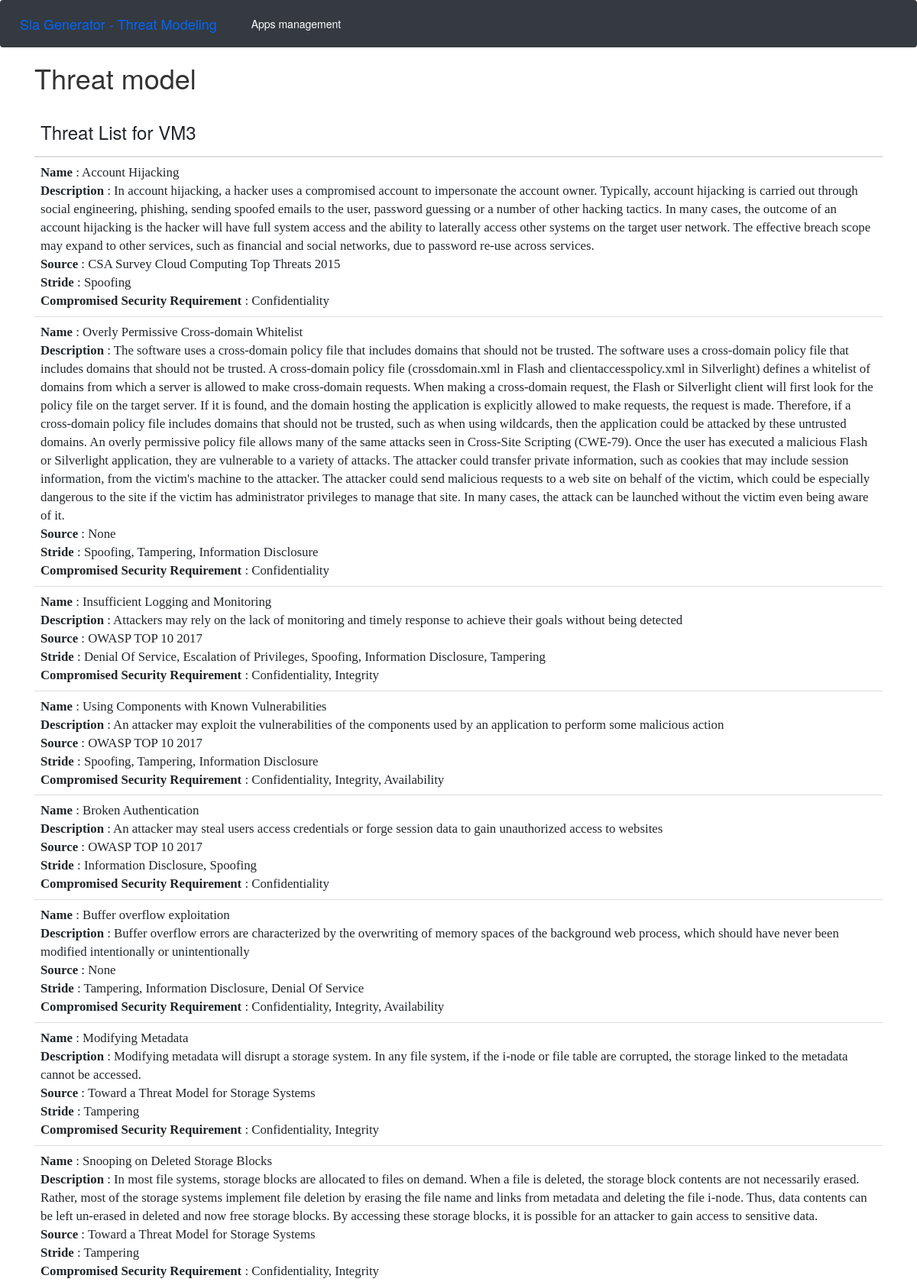
The page /threat_modeling/145/145 (upper part) on the database its author committed.
### SlaGenerator/models.py (models this page shows)
class Asset(models.Model):
    name = models.CharField(max_length=100)
    app = models.ForeignKey(MACM, on_delete=models.CASCADE)

class Threat(models.Model):
    name = models.CharField(max_length=100)
    description = models.CharField(max_length=500, null=True)
    source = models.CharField(max_length=500, null=True)
    owasp_ease_of_discovery = models.IntegerField(null=True)
    owasp_ease_of_exploit = models.IntegerField(null=True)
    owasp_intrusion_detection = models.IntegerField(null=True)
    owasp_awareness = models.IntegerField(null=True)
    owasp_loss_of_confidentiality = models.IntegerField(null=True)
    owasp_loss_of_integrity = models.IntegerField(null=True)
    owasp_loss_of_availability = models.IntegerField(null=True)
    owasp_loss_of_accountability = models.IntegerField(null=True)
    threat_family = models.CharField(max_length=500, null=True)

class Stride(models.Model):
    category = models.CharField(max_length=100)

class CIA(models.Model):
    requirement = models.CharField(max_length=100)

### SlaGenerator/views.py (the view)
# urls.py: path('threat_modeling/<int:appId>/<int:assetId>', views.threat_modeling_per_asset, name='threat_modeling_per_asset'),
def threat_modeling_per_asset(request, appId, assetId):
    threats = []
    asset = Asset.objects.all().filter(id=assetId)[0]
    asset_attribute_value = Asset_Attribute_value.objects.all().filter(asset_id=assetId)
    threats_attribute_values = Threat_Attribute_value.objects.all().filter(
        attribute_value_id=asset_attribute_value[0].attribute_value.id)
    for threat_attribute_value in threats_attribute_values:
        strides_per_threat = []
        affectedRequirements = []
        try:
            for stride in Threat_Stride.objects.all().filter(threat=threat_attribute_value.threat):
                strides_per_threat.append(stride.stride.category)
            for requirement in Threat_CIA.objects.all().filter(threat=threat_attribute_value.threat):
                affectedRequirements.append(requirement.cia.requirement)
        except:
            print("Error in selecting additional info")
        threats.append((threat_attribute_value.threat, strides_per_threat, affectedRequirements))
    return render(request, 'threat_modeling_per_asset.html', {
        'threats': threats,
        'asset': asset}
                  )

### templates/threat_modeling_per_asset.html (shortened to what this page needs)
{% extends 'base.html' %}
{% block content %}
        <h1>Threat model</h1>
        <table class="table">
        <thead>
            <tr>
                <th style="width:50%"><h3>Threat List for {{ asset.name }}</h3></th>
            </tr>
        </thead>
        <tbody>
            {% for threat in threats %}
                <tr>
                    <td style="font-family: 'Times New Roman';font-size: larger">
                    <b>Name</b> :   {{ threat.0.name }}
                    <br>
                    <b>Description</b> : {{ threat.0.description }}
                    <br>
                    <b>Source</b> : {{ threat.0.source }}
                    <br>
                    <b>Stride</b> :{% for stride in threat.1 %} {{ stride }}{% if not forloop.last %},{% endif %}{% endfor %}
                    <br>
                    <b>Compromised Security Requirement</b> : {% for requirement in threat.2 %} {{ requirement }}{% if not forloop.last %},{% endif %}{% endfor %}
                    <br>
                </tr>
            {% endfor %}
        </tbody>
    </table>
        <link rel="stylesheet" href="https://maxcdn.bootstrapcdn.com/bootstrap/3.4.1/css/bootstrap.min.css">
{% endblock %}

### templates/base.html (shortened to what this page needs)
<!doctype html>
<html lang="en">
<head>
    <link rel="stylesheet" href="https://stackpath.bootstrapcdn.com/bootstrap/4.3.1/css/bootstrap.min.css"
>
</head>
<body>
<nav class="navbar navbar-expand-md navbar-dark bg-dark fixed-top">
    <a class="navbar-brand" style="color: #0066FF">Sla Generator - Threat Modeling</a>
    <div class="collapse navbar-collapse" id="navbarsExampleDefault">
        <ul class="navbar-nav mr-auto">
            <li class="nav-item active">
                <a class="nav-link" href="/ ">Apps management<span class="sr-only">(current)</span></a>
            </li>
        </ul>
    </div>
</nav>
<main role="main" class="container">
    <div class="starter-template" style="margin-top: 6%;">
        {% block content %}
        {% endblock %}
    </div>
</main>
</body>
</html>

### rows shown on the page
Asset: name "VM3"
Threat: name "Account Hijacking", description "In account hijacking, a hacker uses a compromised account to impersonate the account owner. Typically, account hijacking is carried out through social engineering, phishing, sending spoofed emails to the user, password guessing or a number of other hacking tactics. In many cases, the outcome of an account hijacking is the hacker will have full system access and the ability to laterally access other systems on the target user network. The effective breach scope may expand to other services, such as financial and social networks, due to password re-use across services.", source "CSA Survey Cloud Computing Top Threats 2015"
Stride: 1 "Spoofing" "Spoofing" "Spoofing" "Spoofing" "Spoofing"
CIA: 2 "Confidentiality" "Confidentiality" "Confidentiality" "Confidentiality" "Confidentiality" "Confidentiality" "Confidentiality" "Confidentiality"
Threat: name "Overly Permissive Cross-domain Whitelist", description "The software uses a cross-domain policy file that includes domains that should not be trusted. The software uses a cross-domain policy file that includes domains that should not be trusted. A cross-domain policy file (crossdomain.xml in Flash and clientaccesspolicy.xml in Silverlight) defines a whitelist of domains from which a server is allowed to make cross-domain requests. When making a cross-domain request, the Flash or Silverlight client will first look for the policy file on the target server. If it is found, and the domain hosting the application is explicitly allowed to make requests, the request is made. Therefore, if a cross-domain policy file includes domains that should not be…", source "None"
Stride: 1 "Tampering" "Tampering" "Tampering" "Tampering" "Tampering" "Tampering"
Stride: 1 "Information Disclosure" "Information Disclosure" "Information Disclosure" "Information Disclosure" "Information Disclosure"
Threat: name "Insufficient Logging and Monitoring", description "Attackers may rely on the lack of monitoring and timely response to achieve their goals without being detected", source "OWASP TOP 10 2017"
Stride: 1 "Denial Of Service" "Denial Of Service"
Stride: 1 "Escalation of Privileges"
CIA: 2 "Integrity" "Integrity" "Integrity" "Integrity" "Integrity"
Threat: name "Using Components with Known Vulnerabilities", description "An attacker may exploit the vulnerabilities of the components used by an application to perform some malicious action", source "OWASP TOP 10 2017"
CIA: 2 "Availability" "Availability"
Threat: name "Broken Authentication", description "An attacker may steal users access credentials or forge session data to gain unauthorized access to websites", source "OWASP TOP 10 2017"
Threat: name "Buffer overflow exploitation", description "Buffer overflow errors are characterized by the overwriting of memory spaces of the background web process, which should have never been modified intentionally or unintentionally", source "None"
Threat: name "Modifying Metadata", description "Modifying metadata will disrupt a storage system. In any file system, if the i-node or file table are corrupted, the storage linked to the metadata cannot be accessed.", source "Toward a Threat Model for Storage Systems"
Threat: name "Snooping on Deleted Storage Blocks", description "In most file systems, storage blocks are allocated to files on demand. When a file is deleted, the storage block contents are not necessarily erased. Rather, most of the storage systems implement file deletion by erasing the file name and links from metadata and deleting the file i-node. Thus, data contents can be left un-erased in deleted and now free storage blocks. By accessing these storage blocks, it is possible for an attacker to gain access to sensitive data.", source "Toward a Threat Model for Storage Systems"
